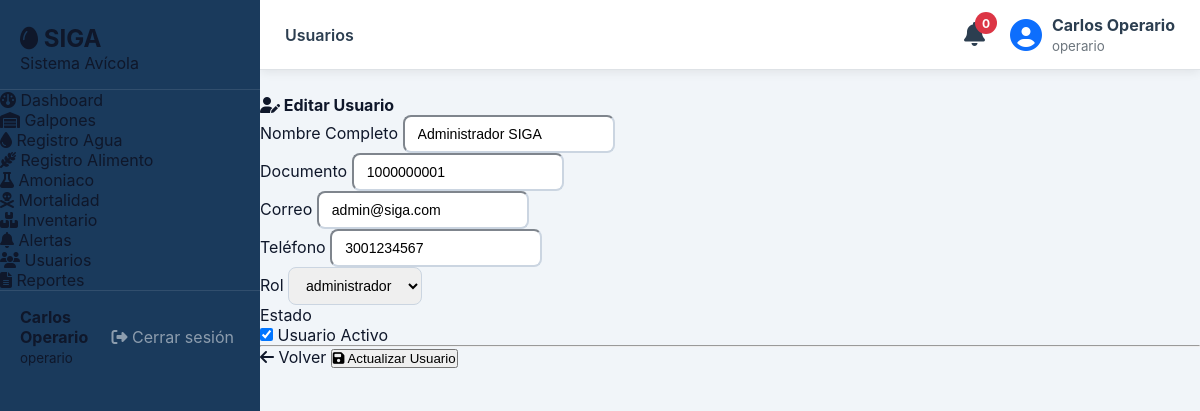
Page /modules/usuarios/editar.php?id=1 (signed in) on the committed database.
### tables this page shows
CREATE TABLE IF NOT EXISTS `usuarios` (
  `id`              INT UNSIGNED NOT NULL AUTO_INCREMENT,
  `nombre_completo` VARCHAR(150) NOT NULL,
  `documento`       VARCHAR(30)  NOT NULL UNIQUE,
  `email`           VARCHAR(120) NOT NULL UNIQUE,
  `telefono`        VARCHAR(20),
  `password_hash`   VARCHAR(255) NOT NULL,
  `rol_id`          INT UNSIGNED NOT NULL DEFAULT 2,
  `activo`          TINYINT(1)   NOT NULL DEFAULT 1,
  `created_at`      DATETIME     NOT NULL DEFAULT CURRENT_TIMESTAMP,
  `updated_at`      DATETIME     NOT NULL DEFAULT CURRENT_TIMESTAMP ON UPDATE CURRENT_TIMESTAMP,
  PRIMARY KEY (`id`),
  CONSTRAINT `fk_usuarios_rol` FOREIGN KEY (`rol_id`) REFERENCES `roles`(`id`)
);

CREATE TABLE IF NOT EXISTS `roles` (
  `id`          INT UNSIGNED NOT NULL AUTO_INCREMENT,
  `nombre`      VARCHAR(50)  NOT NULL,
  `descripcion` TEXT,
  PRIMARY KEY (`id`)
);

### modules/usuarios/editar.php (the view, shortened to what this page needs)
<?php
$pdo = getDB();
$id = (int) $_GET['id'];
$stmt = $pdo->prepare("SELECT * FROM usuarios WHERE id=?");
$stmt->execute([$id]);
$usuario = $stmt->fetch(PDO::FETCH_ASSOC);
$stmt = $pdo->query("SELECT * FROM roles ORDER BY nombre");
$roles = $stmt->fetchAll(PDO::FETCH_ASSOC);
include '../../includes/header.php';
?>
<div class="container">
<div class="row justify-content-center">
<div class="col-lg-8">
<div class="card shadow">
<div class="card-header bg-warning">
<h4>
<i class="fas fa-user-edit"></i>
Editar Usuario
</h4>
</div>
<div class="card-body">
<form method="POST">
<div class="row">
<div class="col-md-6">
<label>Nombre Completo</label>
<input
type="text"
name="nombre_completo"
class="form-control"
required
value="<?= htmlspecialchars($usuario['nombre_completo']) ?>">
</div>
<div class="col-md-6">
<label>Documento</label>
<input
type="text"
name="documento"
class="form-control"
required
value="<?= htmlspecialchars($usuario['documento']) ?>">
</div>
</div>
<div class="row mt-3">
<div class="col-md-6">
<label>Correo</label>
<input
type="email"
name="email"
class="form-control"
required
value="<?= htmlspecialchars($usuario['email']) ?>">
</div>
<div class="col-md-6">
<label>Teléfono</label>
<input
type="text"
name="telefono"
class="form-control"
value="<?= htmlspecialchars($usuario['telefono']) ?>">
</div>
</div>
<div class="row mt-3">
    <div class="col-md-6">
        <label>Rol</label>
        <select
            name="rol_id"
            class="form-select"
            required>
            <?php foreach($roles as $r): ?>
                <option
                    value="<?= $r['id'] ?>"
                    <?= ($usuario['rol_id']==$r['id']) ? 'selected' : '' ?>>
                    <?= htmlspecialchars($r['nombre']) ?>
                </option>
            <?php endforeach; ?>
        </select>
    </div>
    <div class="col-md-6">
        <label>Estado</label>
        <div class="form-check mt-2">
            <input
                class="form-check-input"
                type="checkbox"
                id="activo"
                name="activo"
                <?= $usuario['activo'] ? 'checked' : '' ?>>
            <label class="form-check-label" for="activo">
                Usuario Activo
            </label>
        </div>
    </div>
</div>
<hr>
<div class="d-flex justify-content-between">
    <a
        href="index.php"
        class="btn btn-secondary">
        <i class="fas fa-arrow-left"></i>
        Volver
    </a>
    <button
        type="submit"
        class="btn btn-warning">
        <i class="fas fa-save"></i>
        Actualizar Usuario
    </button>
</div>
</form>
</div>
</div>
</div>
</div>
</div>
<?php include '../../includes/footer.php';
?>

### assets/css/siga.css (style rules this page uses)
:root { --siga-blue: #1a3a5c; --siga-blue-mid: #2a5298; --siga-blue-lt: #3d6eb5; --siga-green: #2e7d52; --siga-green-lt: #43a875; --siga-amber: #e67e22; --siga-red: #c0392b; --siga-white: #f8fafc; --siga-gray-50: #f1f5f9; --siga-gray-100: #e2e8f0; --siga-gray-300: #cbd5e1; --siga-gray-500: #64748b; --siga-gray-700: #334155; --siga-gray-900: #0f172a; --sidebar-w: 260px; --topbar-h: 62px; --radius: 12px; --radius-sm: 8px; --shadow: 0 4px 20px rgba(26,58,92,.10); --shadow-sm: 0 2px 8px rgba(26,58,92,.07); --transition: .22s ease; font-family: 'Inter', system-ui, sans-serif; }
*, *::before, *::after { box-sizing: border-box; margin: 0; padding: 0; }
body { background: var(--siga-gray-50); color: var(--siga-gray-900); }
a { text-decoration: none; color: inherit; }
.form-control, .form-select { border-color: var(--siga-gray-300); border-radius: var(--radius-sm); font-size: .88rem; padding: 9px 13px; transition: border-color var(--transition), box-shadow var(--transition); }

### rows in the picture
usuarios: nombre_completo "Administrador SIGA", documento "1000000001", email "admin@siga.com", telefono "3001234567", rol_id "administrador", activo "☑"

### other values in the picture
$nombreUsuario "Carlos Operario"
$rolUsuario "operario"
$activePage "Usuarios"
$stmt->fetchColumn() "0"
